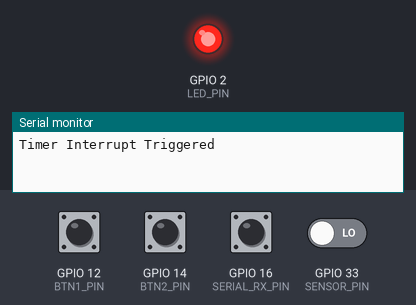
Simulated run of this sketch. Board: ESP32. Shown: output pins drawn as LEDs (lit = HIGH), the last lines printed to the serial monitor. The test bench sets the inputs (shaded band); at power-on: GPIO 12 (BTN1_PIN), GPIO 14 (BTN2_PIN), GPIO 16 (SERIAL_RX_PIN) HIGH, GPIO 33 (SENSOR_PIN) LOW.

Above: at 1.2 s.
1.3 s: GPIO 12 (BTN1_PIN) pulled LOW for 0.15 s
At 1.8 s:
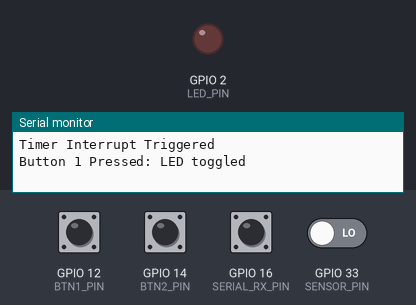
2.9 s: GPIO 14 (BTN2_PIN) pulled LOW for 0.15 s
Timing chart, 0 to 13.5 s (numbered marks = the images above; inputs shaded):
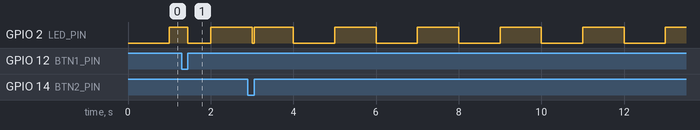

Measured:
- after the input at 1.3 s, GPIO 2 (LED_PIN): HIGH → LOW after 0.15 s instead of 0.70 s

The sketch:

sketch.ino
```cpp
#include <Arduino.h>
#include <Ticker.h>

// Pinovi i parametri
#define BTN1_PIN 12
#define BTN2_PIN 14
#define LED_PIN  2
#define SENSOR_PIN  33
#define SERIAL_BAUD_RATE 115200
#define SERIAL_RX_PIN 16

// Volatile varijable za praćenje stanja prekida
volatile bool btn1_pressed = false;
volatile bool btn2_pressed = false;
volatile bool sensor_triggered = false;
volatile bool timer_triggered = false;
volatile bool serial_received = false;
char received_char;

unsigned long lastBtn1Press = 0;
unsigned long lastBtn2Press = 0;
const unsigned long debounceDelay = 200;

Ticker timer;  // Timer za intervale

// Prioriteti prekida
#define BTN1_INTR_PRIORITY 10
#define BTN2_INTR_PRIORITY 20
#define SENSOR_INTR_PRIORITY 30
#define TIMER_INTR_PRIORITY 40

// ISR funkcija za tipku 1
void IRAM_ATTR btn1ISR() {
    unsigned long currentMillis = millis();
    if (currentMillis - lastBtn1Press > debounceDelay) {
        noInterrupts();
        btn1_pressed = true;
        lastBtn1Press = currentMillis;
        interrupts();
    }
}

// ISR funkcija za tipku 2
void IRAM_ATTR btn2ISR() {
    unsigned long currentMillis = millis();
    if (currentMillis - lastBtn2Press > debounceDelay) {
        noInterrupts();
        btn2_pressed = true;
        lastBtn2Press = currentMillis;
        interrupts();
    }
}

// ISR funkcija za PIR senzor
void IRAM_ATTR sensorISR() {
    noInterrupts();
    sensor_triggered = true;
    interrupts();
}

// ISR funkcija za timer
void IRAM_ATTR onTimer() {
    noInterrupts();
    timer_triggered = true;
    digitalWrite(LED_PIN, !digitalRead(LED_PIN));  // Prebaci LED
    interrupts();
}

// ISR funkcija za serijski port
void IRAM_ATTR serialISR() {
    if (Serial.available()) {
        received_char = Serial.read();
        noInterrupts();
        serial_received = true;
        interrupts();
    }
}

void setup() {
    Serial.begin(SERIAL_BAUD_RATE);  // Pokreni serijsku komunikaciju
    pinMode(BTN1_PIN, INPUT_PULLUP);  // Tipka 1 kao ulaz s pull-up otpornikom
    pinMode(BTN2_PIN, INPUT_PULLUP);  // Tipka 2 kao ulaz s pull-up otpornikom
    pinMode(LED_PIN, OUTPUT);         // LED kao izlaz
    pinMode(SENSOR_PIN, INPUT);       // PIR senzor kao ulaz

    // Postavi prekide za ESP32
    attachInterrupt(BTN1_PIN, btn1ISR, RISING);
    attachInterrupt(BTN2_PIN, btn2ISR, RISING);
    attachInterrupt(SENSOR_PIN, sensorISR, CHANGE);  // Detekcija promjena na PIR senzoru
    attachInterrupt(SERIAL_RX_PIN, serialISR, FALLING);

    // Timer aktivacija svakih 1 sekundu
    timer.attach(1.0, onTimer);
}

void loop() {
    // Obrada tipki
    if (btn1_pressed) {
        btn1_pressed = false;
        // Tipka 1: togglaj LED
        digitalWrite(LED_PIN, !digitalRead(LED_PIN));  // Toglaj LED
        Serial.println("Button 1 Pressed: LED toggled");
    }

    if (btn2_pressed) {
        btn2_pressed = false;
        // Tipka 2: uključi LED
        digitalWrite(LED_PIN, HIGH);  // LED on
        Serial.println("Button 2 Pressed: LED ON");
    }

    // Obrada PIR senzora
    if (sensor_triggered) {
        sensor_triggered = false;
        // Detekcija pokreta
        Serial.println("Motion Detected by PIR Sensor");
    }

    // Obrada timera
    if (timer_triggered) {
        timer_triggered = false;
        // Timer: svaki put kad timer istekne
        Serial.println("Timer Interrupt Triggered");
    }

    // Obrada serijskog porta
    if (serial_received) {
        serial_received = false;
        // Primi podatke sa serijskog porta
        Serial.print("Received from Serial: ");
        Serial.println(received_char);
    }
}
```
